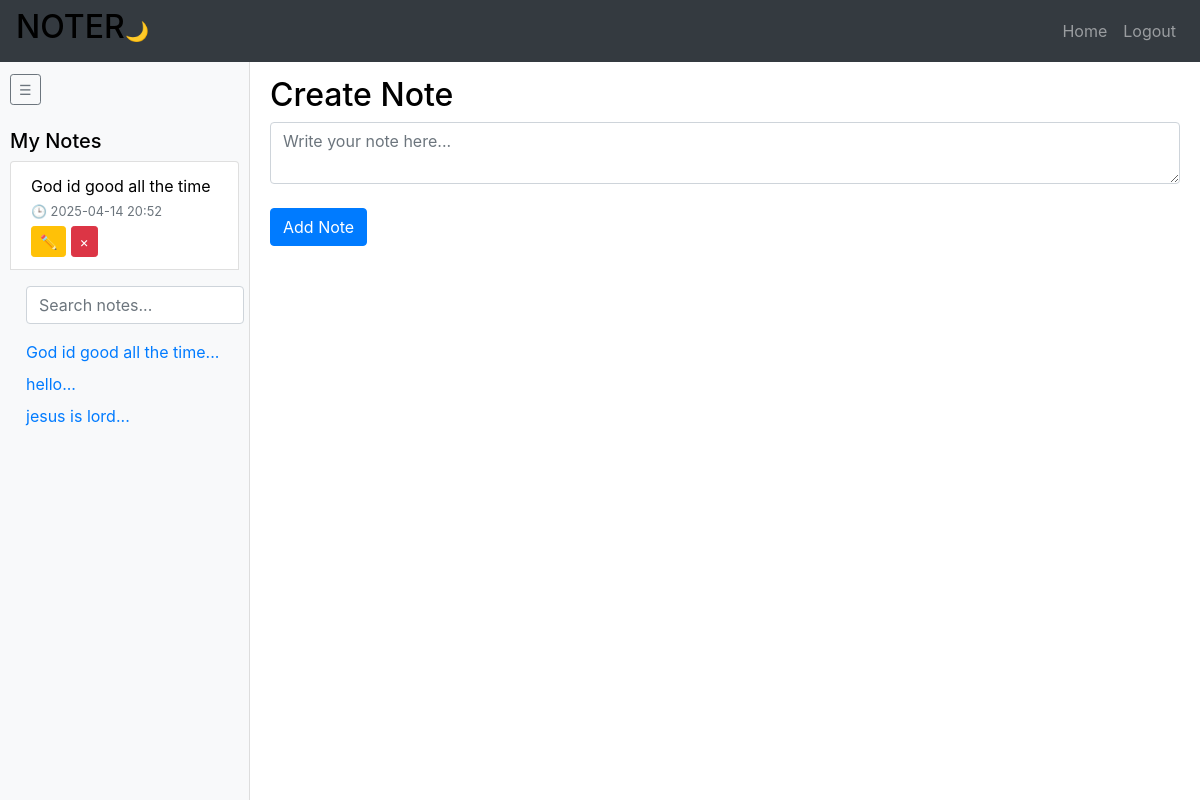
Page /search (signed in) on the committed database.
### website/models.py (models this page shows)
class Note(db.Model):
    id = db.Column(db.Integer, primary_key=True)
    data = db.Column(db.String(30000), nullable=False)
    date = db.Column(db.DateTime(timezone=True), default=func.now())
    user_id = db.Column(db.Integer, db.ForeignKey('user.id'))

### website/views.py (the view)
@views.route('/search', methods=['GET'])
@login_required
def search_notes():
    query = request.args.get('q', '')
    if query:
        results = Note.query.filter(Note.user_id == current_user.id, Note.data.ilike(f'%{query}%')).all()
    else:
        results = Note.query.filter_by(user_id=current_user.id).all()
    return render_template('home.html', user=current_user, notes=results)

### website/templates/home.html (shortened to what this page needs)
{% extends "base.html" %}
 {% block content %}
 <div class="full-height">
    <div id="sidebar">
      <button class="btn btn-outline-secondary btn-sm my-2" onclick="toggleSidebar()">☰</button>
      <h5 class="mt-3">My Notes</h5>
      <ul class="list-group" id="note-list">
        {% for note in notes %}
        <li class="list-group-item">
          {{ note.data }}
          <br>
          <small class="text-muted">🕒 {{ note.date.strftime('%Y-%m-%d %H:%M') }}</small>
          <div class="mt-1">
            <a href="{{ url_for('views.edit_note', note_id=note.id) }}" class="btn btn-sm btn-warning">✏️</a>
            <button type="button" class="btn btn-sm btn-danger" onclick="deleteNote({{ note.id }})">&times;</button>
          </div>
        </li>
        <div class="sidebar bg-light p-3" style="width: 250px; height: 100vh; overflow-y: auto;">
          <form action="{{ url_for('views.search_notes') }}" method="GET" class="mb-3">
            <input type="text" name="q" class="form-control" placeholder="Search notes..." value="{{ request.args.get('q', '') }}"/>
          </form>
          {% for note in notes %}
            <div class="note-link mb-2">
              <a href="{{ url_for('views.edit_note', note_id=note.id) }}">{{ note.data[:30] }}...</a>
             </div>
          {% endfor %}
       </div>
        {% endfor %}
      </ul>
    </div>
    <div id="main-content">
      <h2>Create Note</h2>
      <form method="POST">
        <textarea name="note" placeholder="Write your note here..." id="note" class="form-control"></textarea>
        <br>
        <div>
          <button type="submit" class="btn btn-primary">Add Note</button>
        </div>
      </form>
    </div>
  </div>
 {% endblock %}

### website/static/style.css (style rules this page uses)
* { margin: 0; padding: 0; box-sizing: border-box; }
html, body { height: 100%; margin: 0; padding: 0; }
.full-height { height: 100vh; overflow: hidden; }
#sidebar { height: 100vh; overflow-y: auto; position: fixed; top: 0; left: 0; width: 250px; padding: 10px; background-color: #f8f9fa; border-right: 1px solid #ddd; }
#main-content { margin-left: 250px; padding: 20px; overflow-y: auto; height: 100vh; }

### website/templates/base.html (style rules this page uses)
html, body { height: 100%; margin: 0; padding: 0; }
.full-height { height: 100vh; overflow: hidden; }
#sidebar { position: fixed; top: 56px; left: 0; width: 250px; height: calc(100vh - 56px); background-color: #f8f9fa; border-right: 1px solid #ddd; padding: 10px; overflow-y: auto; transition: width 0.3s ease, padding 0.3s ease; }
#main-content { margin-left: 250px; margin-top: 56px; padding: 20px; height: calc(100vh - 56px); overflow-y: auto; transition: margin-left 0.3s ease; }
body { background-color: #ffffff; color: #000000; }

### rows in the picture
Note: data "God id good all the time", date "2025-04-14 20:52"
Note: data "hello"
Note: data "jesus is lord"
